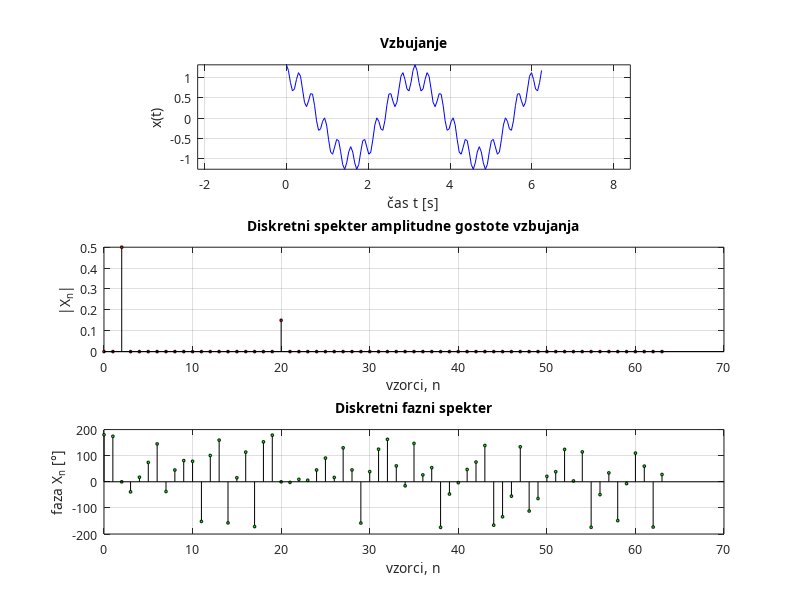

The MATLAB source for this figure:
% Diskretna Fourierova transformacija: Računanje odziva s FFT in IFFT
clear all; close all;
N = 128; T0 = 2*pi; T = T0; Ts = T/N;
n = [0 : N-1]'; t = n * Ts;
t1 = 0 : Ts : 21*Ts; xp1 = ones(size(t1));
t2 = 21*Ts : Ts : 5*N/6*Ts; xp2 = zeros(size(t2));
t3 = 5*N/6*Ts : Ts : T; xp3 = zeros(size(t3));
% t = [t1 t2 t3]; x = [xp1 xp2 xp3]; % pravokotni pulz
x = cos(2*t)+0.3*cos(20*t); % sestavljeni signal
h = exp(-t); % odziv sistema na enotin impulz
X = fft(x)/N; % Fourierov transform vhodnega signala
H = fft(h)/N; % Fourierov transform impulznega odziva
Y = H.*X; % konvolucija
y = real(ifft(Y)*N*T); % inverzni Fourierov transform


% Grafični prikaz rezultatov
fig1 = figure(1);
set(fig1, 'Units', 'centimeters', 'Position', [1 2 15.5 14]);
k = [0:N/2-1]';

subplot(3,1,1);
p = plot(t,x,'b'); set(p, 'LineWidth',0.5); grid on; axis('equal');
%axis([0 8 -0.1 1.1]);
set(gca, 'FontName', 'Times New Roman CE', 'FontSize', 9);
xlabel('čas t [s]'); ylabel('x(t)'); title('Vzbujanje');

subplot(3,1,2);
p = stem(k, abs(X(1:N/2)),'k');
set(p, 'LineWidth',0.5,'MarkerSize',2, 'MarkerFaceColor','r'); grid on;
set(gca, 'FontName', 'Times New Roman CE', 'FontSize', 9);
xlabel('vzorci, n'); ylabel('|X_n|');
title('Diskretni spekter amplitudne gostote vzbujanja');

subplot(3,1,3);
p = stem(k, angle(X(1:N/2))*180/pi,'k');
set(p, 'Linewidth',0.5,'MarkerSize',2, 'MarkerFaceColor','g'); grid on;
set(gca, 'FontName', 'Times New Roman CE', 'FontSize', 9);
xlabel('vzorci, n'); ylabel('faza X_n [°]');
title('Diskretni fazni spekter'); 


